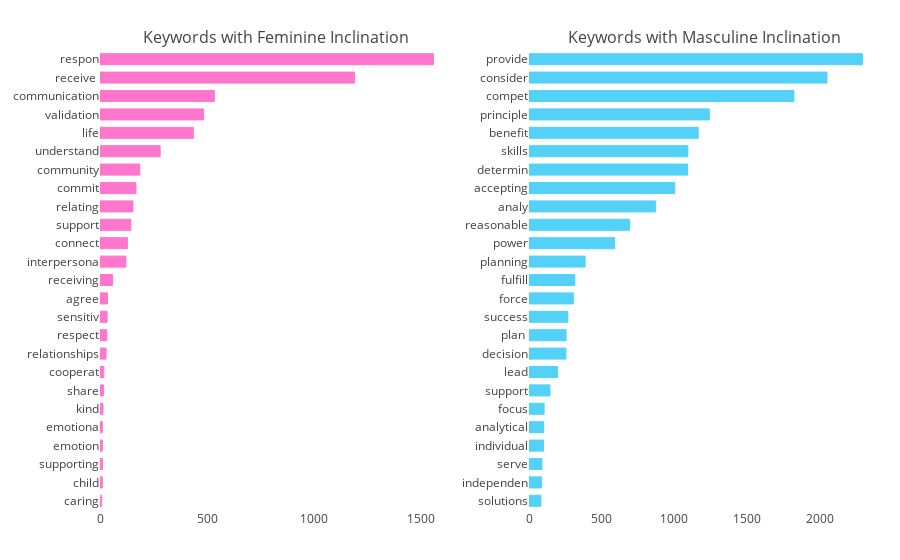

The cell this chart's notebook holds for it:
### Markdown cell above
<div id="2.1"></div>
## <font color="#ff3fb5">2.1 Use of Gendered Keywords in City of LA's Bulletins</font>   

Let's look at how the gendered keywords are used in the job bulletins of City of Los Angeles bulletins. The following bar chart shows the frequency of different keywords in job bulletins.

### Code cell
import operator
sorted_x = sorted(femdict.items(), key=operator.itemgetter(1), reverse = True)        
yy = [_[0] for _ in sorted_x][:25][::-1]
xx = [_[1] for _ in sorted_x][:25][::-1]
trace1 = go.Bar(y = yy, x= xx, width=0.6, 
    marker=dict(color='#ff77cd', line=dict(
            color='#ff77cd',
            width=1,
        )),
    orientation='h', name='')

sorted_x = sorted(masdict.items(), key=operator.itemgetter(1), reverse = True)        
yy = [_[0] for _ in sorted_x][:25][::-1]
xx = [_[1] for _ in sorted_x][:25][::-1]
trace2 = go.Bar(y = yy, x= xx, width=0.6, 
    marker=dict(color='#54d1f7', line=dict(
            color='#54d1f7',
            width=1,
        )),
    orientation='h', name='')

layout = dict(
    showlegend = False,
    title='',
    yaxis=dict(
        showgrid=False,
        showline=False,
        showticklabels=True,
    ),
    xaxis=dict(
        zeroline=False,
        showline=False,
        showticklabels=True,
        showgrid=False,
    ),
    xaxis2=dict(
        zeroline=False,
        showline=False,
        showticklabels=True,
        showgrid=False,
    ),
    margin=dict( l=100, r=20, t=50, b=50),
)

# np.median(gender_df['fem_wc'])
#np.median(gender_df['mas_wc'])

fig = tools.make_subplots(rows=1, cols=2, shared_xaxes=True, print_grid = False,
                          shared_yaxes=False, vertical_spacing=0.001, 
                          subplot_titles=["Keywords with Feminine Inclination", "Keywords with Masculine Inclination"])

fig.append_trace(trace1, 1, 1)
fig.append_trace(trace2, 1, 2)
fig['layout'].update(layout)
iplot(fig, filename='oecd-networth-saving-bar-line')

### Figure 1 — Plotly figure (JSON) as saved in the notebook; plotly's stock layout.template omitted (floating-point values rounded to 4 significant figures)
{"data": [{"marker": {"color": "#ff77cd", "line": {"color": "#ff77cd", "width": 1}}, "name": "", "orientation": "h", "type": "bar", "uid": "5a8b6cf0-386b-4f14-b695-4a34f62e3c2b", "width": 0.6, "x": [8, 11, 11, 11, 11, 14, 17, 18, 28, 32, 33, 35, 59, 121, 128, 144, 154, 168, 186, 281, 436, 484, 534, 1189, 1557], "xaxis": "x", "y": ["caring", "child", "supporting", "emotion", "emotiona", "kind", "share", "cooperat", "relationships", "respect", "sensitiv", "agree", "receiving", "interpersona", "connect", "support", "relating", "commit", "community", "understand", "life", "validation", "communication", "receive ", "respon"], "yaxis": "y"}, {"marker": {"color": "#54d1f7", "line": {"color": "#54d1f7", "width": 1}}, "name": "", "orientation": "h", "type": "bar", "uid": "2c8b0f33-7969-4062-abec-7940cd161329", "width": 0.6, "x": [82, 87, 89, 100, 101, 104, 144, 197, 254, 255, 267, 305, 315, 386, 589, 692, 871, 1002, 1090, 1092, 1163, 1239, 1821, 2048, 2292], "xaxis": "x2", "y": ["solutions", "independen", "serve", "individual", "analytical", "focus", "support", "lead", "decision", "plan ", "success", "force", "fulfill", "planning", "power", "reasonable", "analy", "accepting", "determin", "skills", "benefit", "principle", "compet", "consider", "provide"], "yaxis": "y2"}], "layout": {"annotations": [{"font": {"size": 16}, "showarrow": false, "text": "Keywords with Feminine Inclination", "x": 0.225, "xanchor": "center", "xref": "paper", "y": 1.0, "yanchor": "bottom", "yref": "paper"}, {"font": {"size": 16}, "showarrow": false, "text": "Keywords with Masculine Inclination", "x": 0.775, "xanchor": "center", "xref": "paper", "y": 1.0, "yanchor": "bottom", "yref": "paper"}], "margin": {"b": 50, "l": 100, "r": 20, "t": 50}, "showlegend": false, "title": {"text": ""}, "xaxis": {"anchor": "y", "domain": [0.0, 0.45], "showgrid": false, "showline": false, "showticklabels": true, "zeroline": false}, "xaxis2": {"anchor": "y2", "domain": [0.55, 1.0], "showgrid": false, "showline": false, "showticklabels": true, "zeroline": false}, "yaxis": {"anchor": "x", "domain": [0.0, 1.0], "showgrid": false, "showline": false, "showticklabels": true}, "yaxis2": {"anchor": "x2", "domain": [0.0, 1.0]}}}
